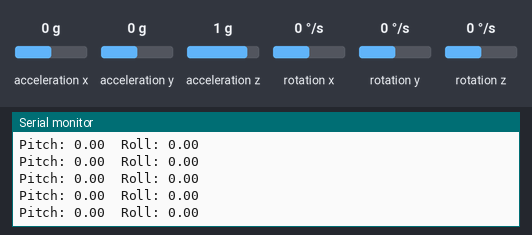
Recording of a sketch running on a simulated Arduino Uno, built with avr-gcc and run on an emulated ATmega328P. Parts: the last lines printed to the serial monitor. Inputs (shaded band) come from the test bench; at power-on: rotation x 0 °/s, acceleration x 0 g, acceleration y 0 g, acceleration z 1 g, rotation y 0 °/s, rotation z 0 °/s.

Above: at 1.2 s.
1.3 s: rotation x set to 192 °/s
At 2.3 s:
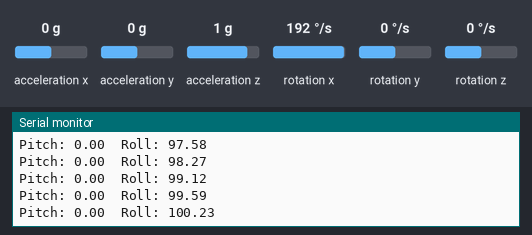
4.3 s: acceleration x set to -1.4 g
At 4.8 s:
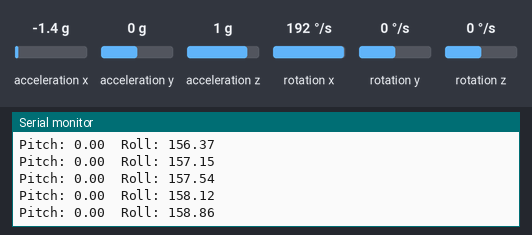
5.8 s: acceleration x set to 1.4 g
At 6.6 s:
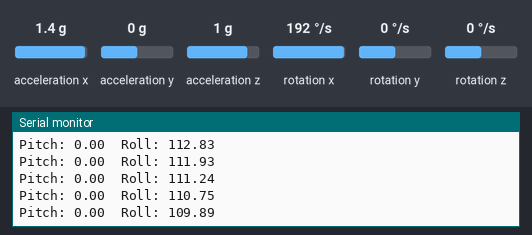
8.8 s: rotation x set to -100 °/s
At 9.5 s:
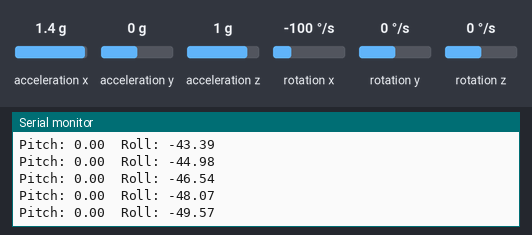
11.8 s: acceleration y set to -1.4 g
At 12.6 s:
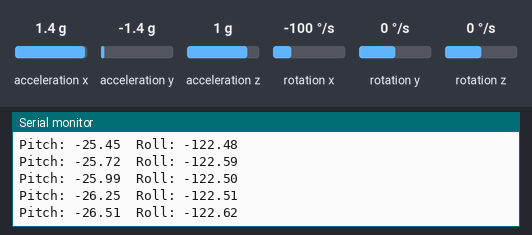
Timing chart, 0 to 14.3 s (numbered marks = the images above; inputs shaded):
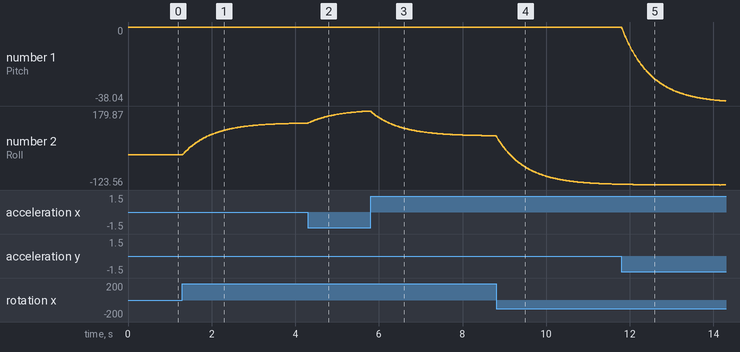

The sketch:

IMU.ino
```cpp
#include <Arduino_LSM6DSOX.h>

#define ALPHA 0.98 // filtre complémentaire : 0.98 gyro, 0.02 accel

float pitch = 0.0;
float roll = 0.0;
unsigned long lastTime;

void setup() {
  Serial.begin(115200);
  while (!Serial);

  if (!IMU.begin()) {
    Serial.println("IMU non détecté !");
    while (1);
  }

  Serial.println("IMU prêt");
  lastTime = millis();
}

void loop() {
  float ax, ay, az;
  float gx, gy, gz;

  if (IMU.accelerationAvailable() && IMU.gyroscopeAvailable()) {
    IMU.readAcceleration(ax, ay, az);
    IMU.readGyroscope(gx, gy, gz); // en degrés/sec

    unsigned long currentTime = millis();
    float dt = (currentTime - lastTime) / 1000.0; // secondes
    lastTime = currentTime;

    // Accéléromètre → angles (estimation lente mais stable)
    float pitchAcc = atan2(ay, sqrt(ax * ax + az * az)) * 180 / PI;
    float rollAcc  = atan2(-ax, az) * 180 / PI;

    // Gyroscope → vitesse angulaire
    pitch = ALPHA * (pitch + gy * dt) + (1 - ALPHA) * pitchAcc;
    roll  = ALPHA * (roll + gx * dt) + (1 - ALPHA) * rollAcc;

    Serial.print("Pitch: ");
    Serial.print(pitch);
    Serial.print("  Roll: ");
    Serial.println(roll);
  }

  delay(10);
}
```

Measured:
- after the input at 1.3 s, the serial monitor: prints a new line at once (image 1)
- plotted number 2: 0 → 130.22 after the input at 1.3 s
